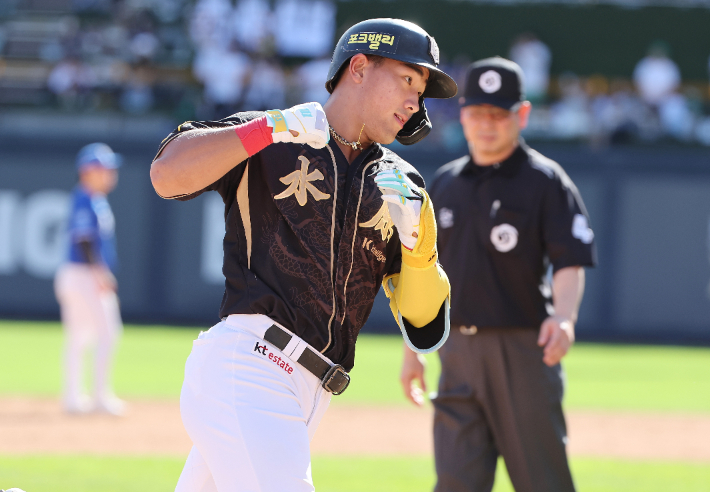
#> input picture opencv/중간고사/4 보간법 (Interpolation)/baseball.jpg, 710 x 492 px
$ python '양선형보간&Lanczos보간.py'
#> lines starting #> are read from the running program, lines starting #| are printed output that depends on the picture; after the words box and inside, x2 and y2 are one past the last pixel; in counts of white or black regions, pixels touching at a corner belong together
#양선형 보간
import cv2 as cv
import os
import sys

# 파일 경로 설정
script_dir = os.path.dirname(os.path.abspath(__file__))
img_path = os.path.join(script_dir, 'baseball.jpg')
img = cv.imread(img_path)
#> img is the input picture: shape (492, 710, 3); mean B, G, R 122.7, 124.8, 124.2

if img is None:
    sys.exit('이미지를 불러올 수 없습니다.')

patch = img[250:350,170:270,:]
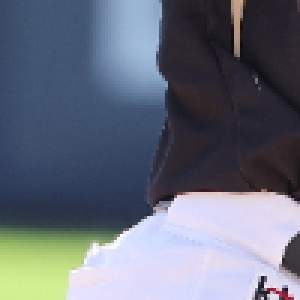
#> patch: shape (100, 100, 3) (shown 3 times larger); mean B, G, R 122.6, 107.9, 101.4

img = cv.rectangle(img,(170,250), (270,350), (255,0,0), 2)
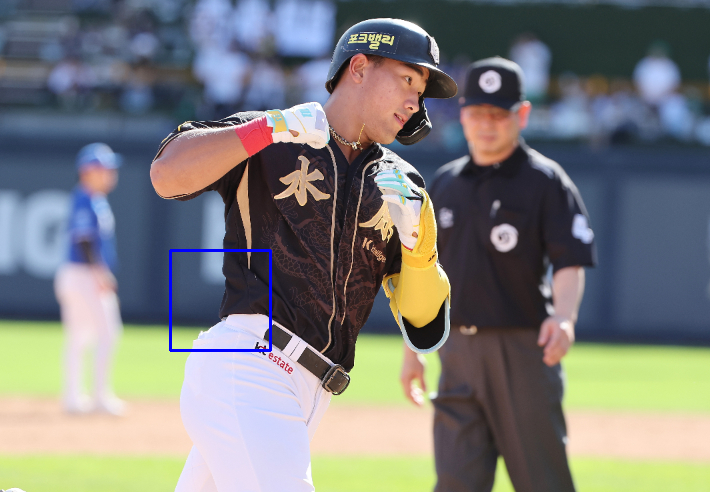
#> img: shape (492, 710, 3); 0.34% of pixels changed, all inside (x1, y1, x2, y2) = (169, 249, 272, 352)

양선형보간 = cv.resize(patch,dsize=(0,0),fx=5,fy=5,interpolation=cv.INTER_LINEAR)
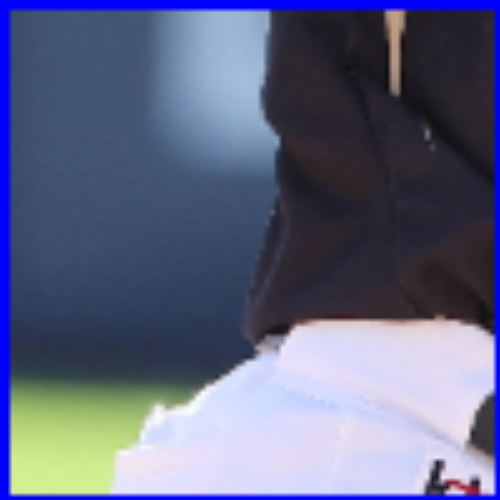
#> 양선형보간: shape (500, 500, 3); mean B, G, R 130.7, 101.4, 95.4
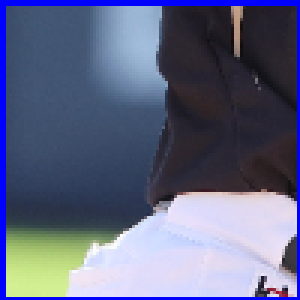
#> patch: shape (100, 100, 3) (shown 3 times larger); 5.91% of pixels changed, all inside (x1, y1, x2, y2) = (0, 0, 100, 100)
Lanczos보간 = cv.resize(patch,dsize=(0,0),fx=5,fy=5,interpolation=cv.INTER_LANCZOS4)

cv.imshow('Original', img)
cv.imshow('Resize bilinear',양선형보간)
cv.imshow('Resize lanczos4',Lanczos보간)

cv.waitKey()
cv.destroyAllWindows()
